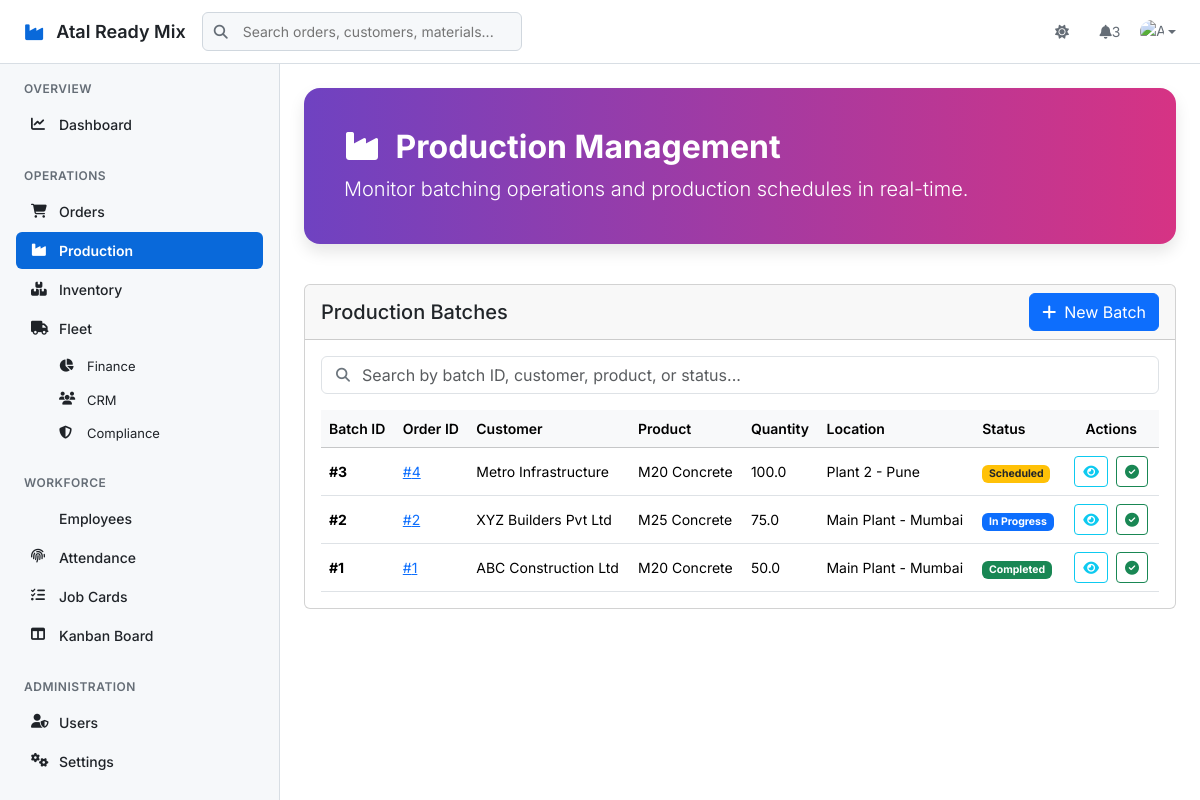
The app's page /erp/production (signed in) with its own data.
### tables this page shows
CREATE TABLE ProductionBatch (
    BatchID INTEGER PRIMARY KEY AUTOINCREMENT,
    OrderID INTEGER,
    ProductID INTEGER,
    QuantityBatch REAL,
    PlantLocationID INTEGER,
    BatchTime DATETIME,
    Status TEXT,
    CreatedBy INTEGER,
    FOREIGN KEY (OrderID) REFERENCES Orders(OrderID),
    FOREIGN KEY (ProductID) REFERENCES Products(ProductID),
    FOREIGN KEY (PlantLocationID) REFERENCES Locations(LocationID),
    FOREIGN KEY (CreatedBy) REFERENCES Users(UserID)
);

CREATE TABLE Customers (
    CustomerID INTEGER PRIMARY KEY AUTOINCREMENT,
    CustomerName TEXT,
    Address TEXT,
    Phone TEXT,
    Email TEXT
);

CREATE TABLE Products (
    ProductID INTEGER PRIMARY KEY AUTOINCREMENT,
    ProductName TEXT NOT NULL,
    Description TEXT,
    Unit TEXT,
    MixDesign TEXT
);

CREATE TABLE Locations (
    LocationID INTEGER PRIMARY KEY AUTOINCREMENT,
    LocationName TEXT NOT NULL
);

### app.py (the view)
@app.route('/erp/production', methods=['GET', 'POST'])
@login_required
def erp_production():
    conn = get_db_connection()
    batches = conn.execute('SELECT pb.*, o.OrderID, c.CustomerName, p.ProductName, l.LocationName, e.Name as CreatedByName FROM ProductionBatch pb LEFT JOIN Orders o ON pb.OrderID = o.OrderID LEFT JOIN Customers c ON o.CustomerID = c.CustomerID LEFT JOIN Products p ON pb.ProductID = p.ProductID LEFT JOIN Locations l ON pb.PlantLocationID = l.LocationID LEFT JOIN Users u ON pb.CreatedBy = u.UserID LEFT JOIN Employees e ON u.EmployeeID = e.EmployeeID ORDER BY pb.BatchTime DESC').fetchall()
    conn.close()
    return render_template('erp/production.html', batches=batches)

### app.py (called while the page is built)
def get_db_connection():
    conn = sqlite3.connect(DATABASE, timeout=10)
    conn.row_factory = sqlite3.Row
    return conn

def login_required(f):
    @wraps(f)
    def decorated_function(*args, **kwargs):
        if 'user_id' not in session:
            return redirect(url_for('login'))
        return f(*args, **kwargs)
    return decorated_function

### templates/erp/production.html (shortened to what this page needs)
{% extends "base.html" %}
{% block content %}
<div class="main-header">
    <h2><i class="fas fa-industry me-2"></i> Production Management</h2>
    <p class="lead mb-0">Monitor batching operations and production schedules in real-time.</p>
</div>
<div class="row">
    <div class="col-12">
        <div class="card">
            <div class="card-header d-flex justify-content-between align-items-center">
                <h5 class="mb-0">Production Batches</h5>
                <a href="{{ url_for('erp_new_batch') }}" class="btn btn-primary"><i class="fas fa-plus me-2"></i>New Batch</a>
            </div>
            <div class="card-body">
                <div class="mb-3 search-bar">
                    <i class="fas fa-search"></i>
                    <input type="text" id="batchSearch" class="form-control" placeholder="Search by batch ID, customer, product, or status...">
                </div>
                <div class="table-responsive">
                    <table class="table table-hover mb-0">
                        <thead class="table-light">
                            <tr>
                                <th>Batch ID</th>
                                <th>Order ID</th>
                                <th>Customer</th>
                                <th>Product</th>
                                <th>Quantity</th>
                                <th>Location</th>
                                <th>Status</th>
                                <th class="text-center">Actions</th>
                            </tr>
                        </thead>
                        <tbody id="batchesTableBody">
                            {% for batch in batches %}
                            <tr>
                                <td><strong>#{{ batch.BatchID }}</strong></td>
                                <td><a href="{{ url_for('erp_view_order', order_id=batch.OrderID) }}">#{{ batch.OrderID or 'N/A' }}</a></td>
                                <td>{{ batch.CustomerName or 'N/A' }}</td>
                                <td>{{ batch.ProductName or 'N/A' }}</td>
                                <td>{{ batch.QuantityBatch }}</td>
                                <td>{{ batch.LocationName or 'N/A' }}</td>
                                <td>
                                    <span class="badge bg-{% if batch.Status == 'Completed' %}success{% elif batch.Status == 'In Progress' %}primary{% elif batch.Status == 'Scheduled' %}warning text-dark{% else %}secondary{% endif %}">
                                        {{ batch.Status }}
                                    </span>
                                </td>
                                <td class="text-center action-buttons">
                                    <a href="{{ url_for('erp_view_batch', batch_id=batch.BatchID) }}" class="btn btn-sm btn-outline-info" data-bs-toggle="tooltip" title="View Details"><i class="fas fa-eye"></i></a>
                                    <a href="{{ url_for('erp_quality_control', batch_id=batch.BatchID) }}" class="btn btn-sm btn-outline-success" data-bs-toggle="tooltip" title="Quality Control"><i class="fas fa-check-circle"></i></a>
                                </td>
                            </tr>
                            {% endfor %}
                        </tbody>
                    </table>
                </div>
            </div>
        </div>
    </div>
</div>
{% endblock %}

### templates/base.html (style rules this page uses)
:root { --color-canvas-default: #ffffff; --color-canvas-subtle: #f6f8fa; --color-canvas-inset: #f6f8fa; --color-border-default: #d0d7de; --color-border-muted: #d8dee4; --color-fg-default: #1f2328; --color-fg-muted: #656d76; --color-fg-subtle: #6e7781; --color-accent-fg: #0969da; --color-accent-emphasis: #0969da; --color-success-fg: #1a7f37; --color-danger-fg: #d1242f; --color-warning-fg: #9a6700; --color-neutral-muted: rgba(175,184,193,0.2); --color-primer-shadow-focus: 0 0 0 3px rgba(9,105,218,0.3); --header-height: 64px; --sidebar-width: 280px; }
* { box-sizing: border-box; }
body { font-family: 'Inter', -apple-system, BlinkMacSystemFont, 'Segoe UI', sans-serif; font-size: 14px; line-height: 1.5; color: var(--color-fg-default); background-color: var(--color-canvas-default); margin: 0; overflow-x: hidden; }

### templates/erp/production.html (style rules this page uses)
body { background-color: #f8f9fa; }
.main-header { background: linear-gradient(90deg, #6f42c1 0%, #d63384 100%); color: white; padding: 2.5rem; border-radius: 1rem; margin-bottom: 2.5rem; box-shadow: 0 8px 16px rgba(0, 0, 0, 0.1); }
.main-header h2 { font-weight: 700; }
.table thead th { vertical-align: middle; font-weight: 600; }
.table tbody td { vertical-align: middle; }
.action-buttons a, .action-buttons button { margin: 0 2px; }
.search-bar { position: relative; }
.search-bar .fa-search { position: absolute; left: 15px; top: 50%; transform: translateY(-50%); color: #6c757d; }
.search-bar .form-control { padding-left: 2.5rem; }

### records on screen
ProductionBatch: BatchID "3", OrderID "4", CustomerName "Metro Infrastructure", ProductName "M20 Concrete", QuantityBatch "100.0", LocationName "Plant 2 - Pune", Status "Scheduled"
ProductionBatch: BatchID "2", OrderID "2", CustomerName "XYZ Builders Pvt Ltd", ProductName "M25 Concrete", QuantityBatch "75.0", LocationName "Main Plant - Mumbai", Status "In Progress"
ProductionBatch: BatchID "1", OrderID "1", CustomerName "ABC Construction Ltd", ProductName "M20 Concrete", QuantityBatch "50.0", LocationName "Main Plant - Mumbai", Status "Completed"
